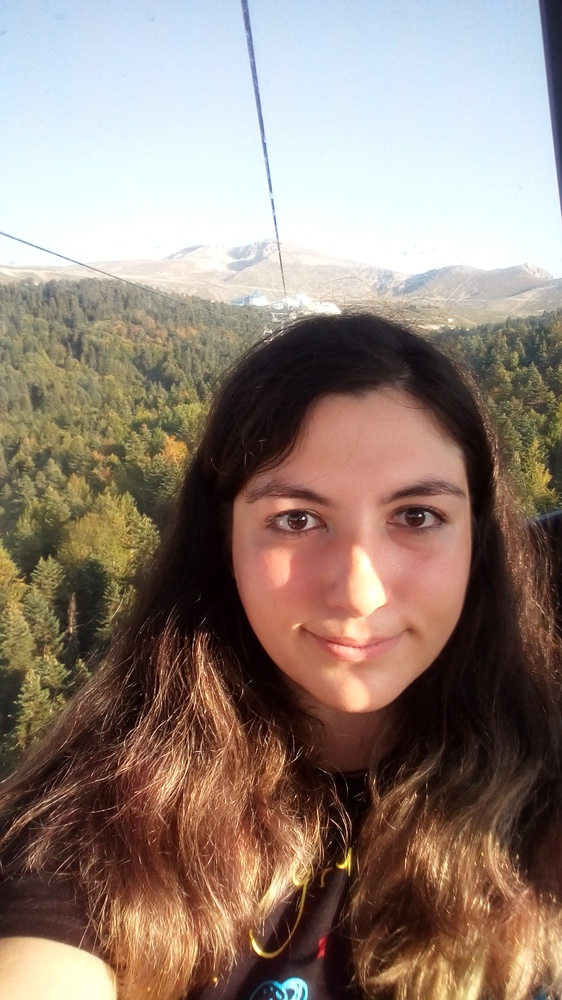
#> input picture BLG 453E Computer Vision/Homework 0/picture.JPG, 562 x 1000 px, shrunk from 1440 x 2560 before the run
$ python Hw0_Q1.py
#> lines starting #> are read from the running program, lines starting #| are printed output that depends on the picture
import cv2

Icolor = cv2.imread('picture.JPG')
#> Icolor is the input picture: shape (1000, 562, 3); mean B, G, R 118.2, 128.8, 146.2


r = Icolor.copy() #red channel, block green and blue
r[:, :, 0] = 0
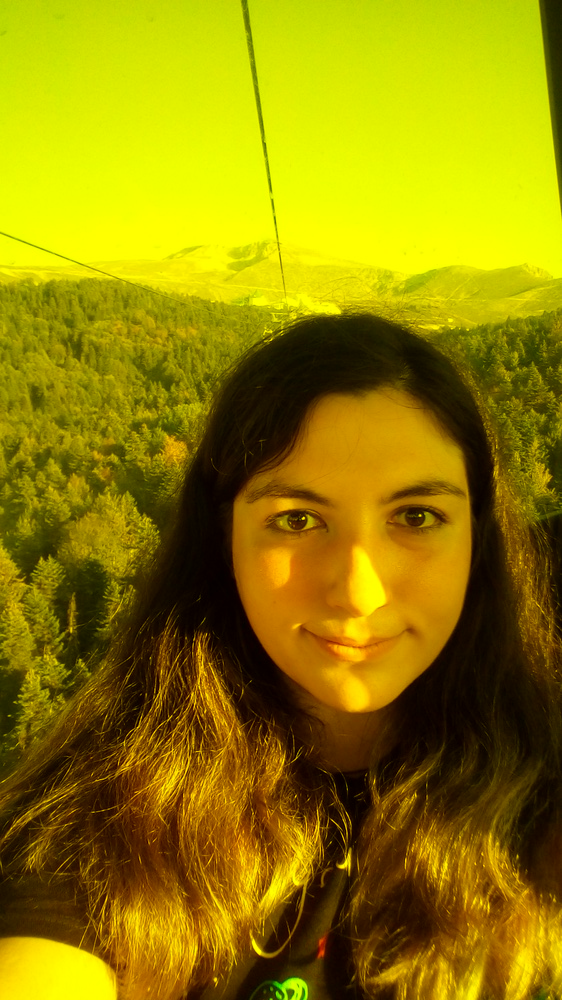
#> r: shape (1000, 562, 3); mean B, G, R 0, 128.8, 146.2
r[:, :, 1] = 0
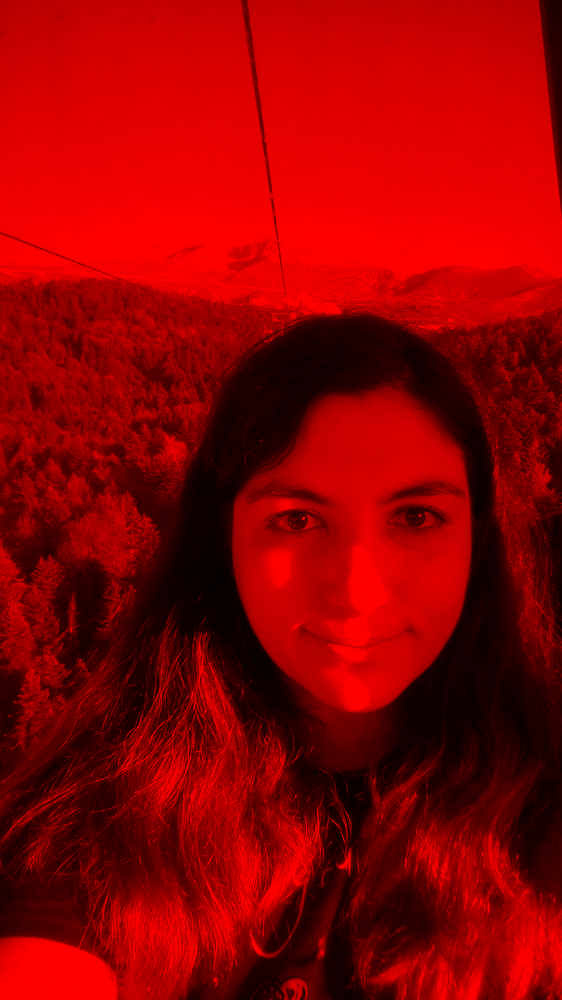
#> r: shape (1000, 562, 3); mean B, G, R 0, 0, 146.2


g = Icolor.copy() #green channel, block red and blue
g[:, :, 0] = 0
g[:, :, 2] = 0
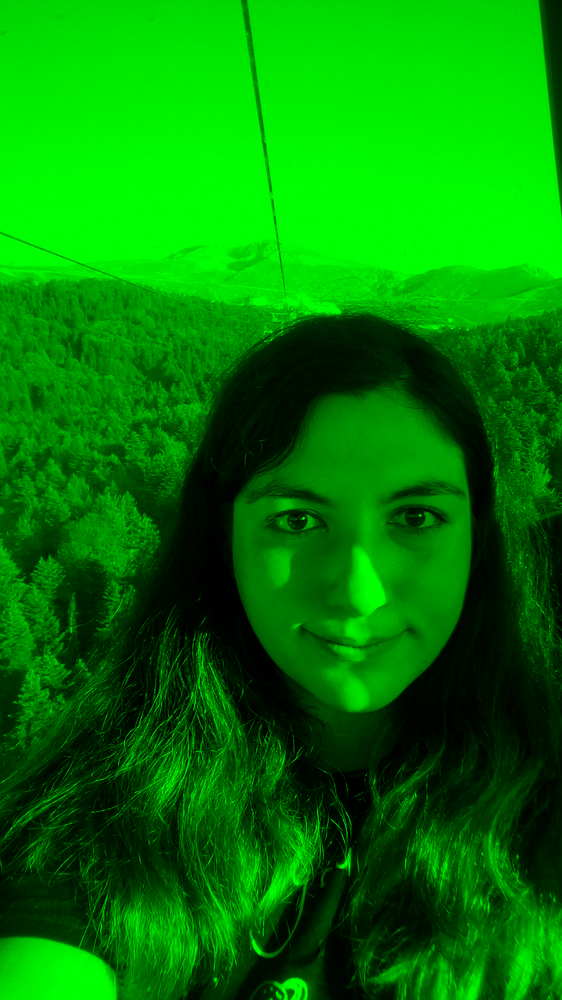
#> g: shape (1000, 562, 3); mean B, G, R 0, 128.8, 0

b = Icolor.copy() #blue channel, block red and green
b[:, :, 1] = 0
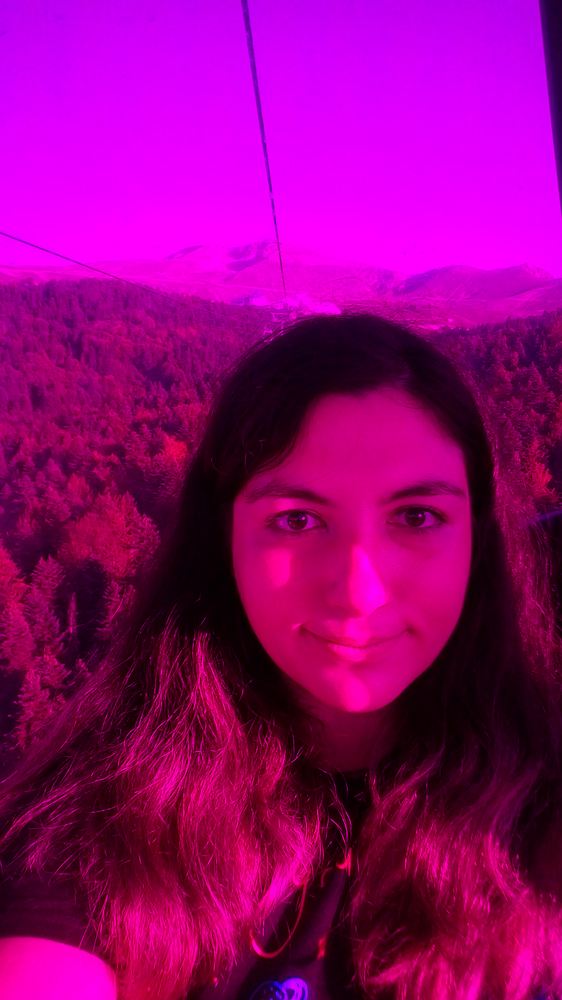
#> b: shape (1000, 562, 3); mean B, G, R 118.2, 0, 146.2
b[:, :, 2] = 0
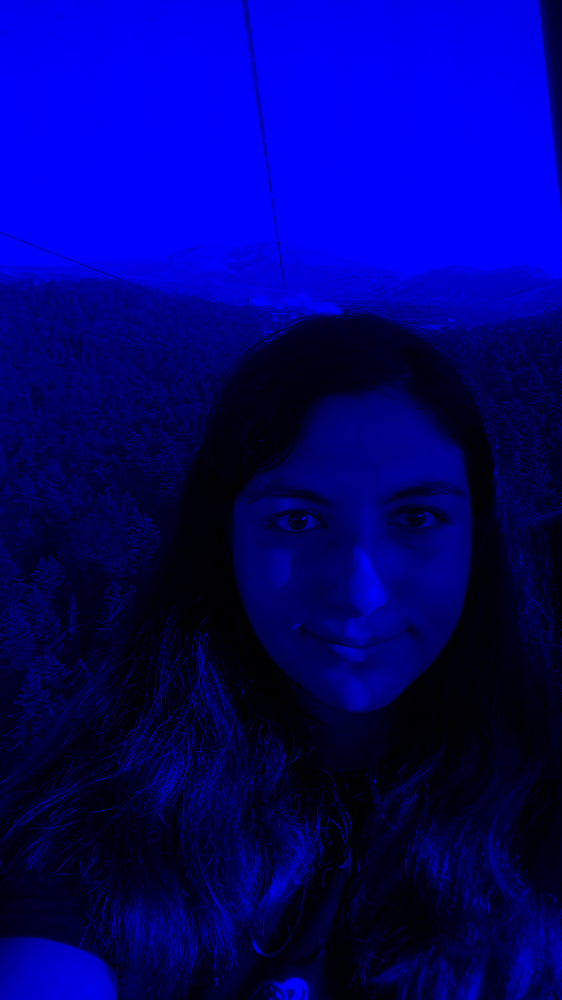
#> b: shape (1000, 562, 3); mean B, G, R 118.2, 0, 0

cv2.imwrite('Q1_R_Channel.jpg',r)
cv2.imwrite('Q1_G_Channel.jpg',g)
cv2.imwrite('Q1_B_Channel.jpg',b)


rb = Icolor.copy() #red-blue channel, block green
rb[:, :, 1] = 0


rg = Icolor.copy() #red-green channel, block blue
rg[:, :, 0] = 0

gb = Icolor.copy() #green-blue channel, block red
gb[:, :, 2] = 0
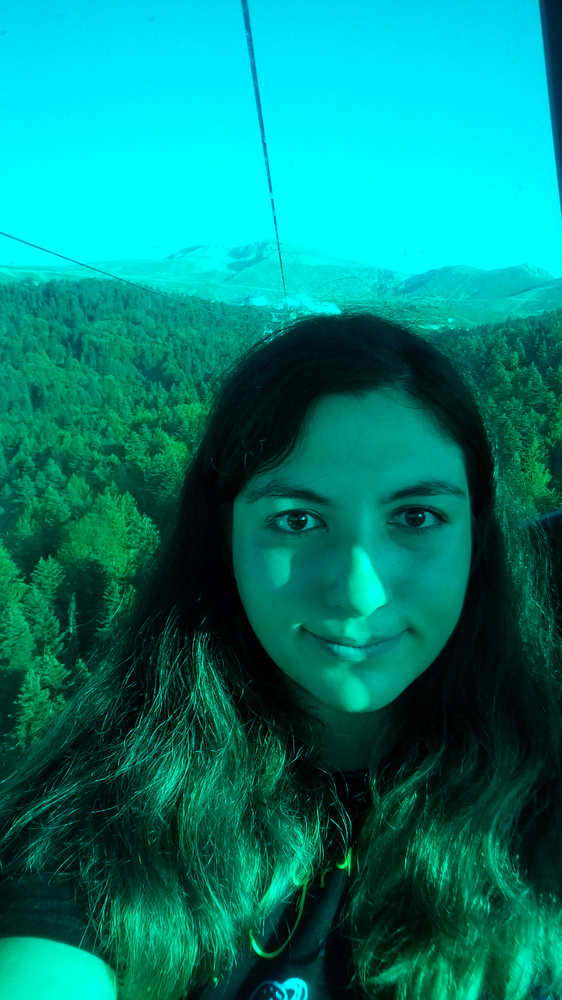
#> gb: shape (1000, 562, 3); mean B, G, R 118.2, 128.8, 0


cv2.imwrite('Q1_RB_Channel.jpg',rb)
cv2.imwrite('Q1_RG_Channel.jpg',rg)
cv2.imwrite('Q1_BG_Channel.jpg',gb)
